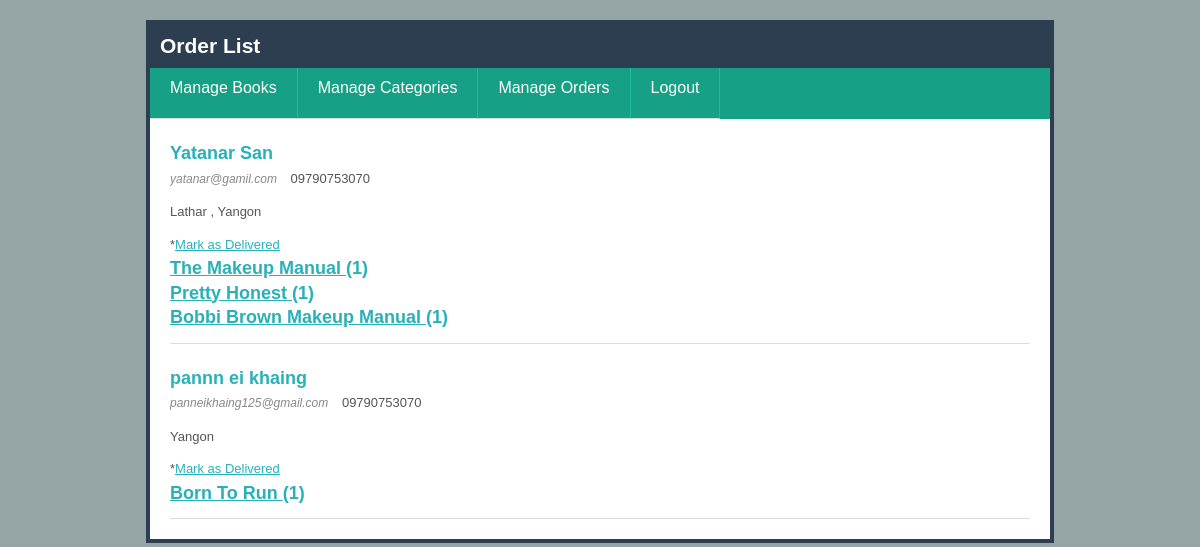
The page /admin/orders.php on the database its author committed.
### tables this page shows
CREATE TABLE `orders` (
  `id` int(11) NOT NULL,
  `name` varchar(225) NOT NULL,
  `email` varchar(225) NOT NULL,
  `phone` varchar(225) NOT NULL,
  `address` text NOT NULL,
  `status` int(11) NOT NULL,
  `created_date` datetime NOT NULL,
  `modified_date` datetime NOT NULL
);

CREATE TABLE `order_items` (
  `id` int(11) NOT NULL,
  `book_id` int(11) NOT NULL,
  `order_id` int(11) NOT NULL,
  `qty` int(11) NOT NULL
);

CREATE TABLE `books` (
  `id` int(11) NOT NULL,
  `title` varchar(225) NOT NULL,
  `author` varchar(225) NOT NULL,
  `summary` text NOT NULL,
  `price` float NOT NULL,
  `category_id` int(11) NOT NULL,
  `cover` varchar(225) NOT NULL,
  `created_date` datetime NOT NULL,
  `modified_date` datetime NOT NULL
);

### admin/orders.php (the view, shortened to what this page needs)
<!DOCTYPE html>
<html>
<head>
	<link rel="stylesheet" type="text/css" href="css/style.css">
</head>
<body>
	<h1>Order List</h1>
	<ul class="menu">
		<li><a href="book_list.php">Manage Books</a></li>
		<li><a href="cat_list.php">Manage Categories</a></li>
		<li><a href="orders.php">Manage Orders</a></li>
		<li><a href="logout.php">Logout</a></li>
	</ul>
	<?php
		include("confs/config.php");
		$orders=mysqli_query($conn,"SELECT * FROM orders");
	?>
	<ul class="orders">
		<?php while($order=mysqli_fetch_assoc($orders)): ?>
			<?php if ($order['status']): ?>
			<li class="delivered">
				<?php else: ?>
				<li>
			<?php endif; ?>
					<div class="order">
						<b><?php echo $order['name'] ?></b>
						<i><?php echo $order['email'] ?></i>
						<span>
								<?php echo $order['phone'] ?>
						</span>
						<p><?php echo $order['address'] ?></p>
						<?php if($order['status']):?>
							*<a href="order_status.php ?id=<?php echo $order['id'] ?> & status=0">Undo</a>
							<?php else:?>
								*<a href="order_status.php?id=<?php echo $order['id']?> & status=1 ">Mark as Delivered</a>
							<?php endif; ?>
					</div>
					<div class="item">
						<?php
							$order_id=$order['id'];
							$items=mysqli_query($conn,"SELECT order_items.*,books.title FROM order_items LEFT JOIN books ON order_items.book_id=books.id WHERE order_items.order_id=$order_id");
							while($item=mysqli_fetch_assoc($items)):
						?>
						<b>
							<a href="../order_book_detail.php?id=<?php echo $item['book_id'] ?>">
								<?php echo $item['title'] ?>
							</a>
								(<?php echo $item['qty'] ?>)
						</b>
							<?php endwhile;?>
					</div>
				</li>
		<?php endwhile;?>
	</ul>
</body>
</html>

### admin/css/style.css (style rules this page uses)
html { background: #95A5A6; }
body { font-family: Arial,Helvetica,sans-serif; width: 900px; background: #fff; border: 4px solid #2C3E50; margin: 20px auto; }
h1 { padding: 10px; font-size: 21px; background:#2C3E50; margin: 0; color: #fff; }
ul { list-style: none; margin: 20px; padding: 0; }
ul li { overflow: hidden; border-bottom: 1px solid #ddd; padding-bottom: 10px; margin-bottom: 20px; }
li b { display: block; font-size: 18px; margin-bottom: 5px; color: #29B0B9; }
li i,li small { color: #888; font-size: 12px; margin-right: 10px; }
li div { margin: 5px 0; font-size: 13px; line-height: 1.5em; color: #555; }
li a { color: #29B0B9; }
ul.menu { list-style: none; margin: 0; padding:0; overflow: hidden; background: #16A085; }
ul.menu li { float: left; border-right: 1px solid #1ABC9C; margin-bottom: 0; }
ul.menu a { display: block; padding: 10px 20px; text-decoration: none; color: #fff; line-height: 20px; }

### rows shown on the page
orders: name "Yatanar San", email "yatanar@gamil.com", phone "09790753070", address "Lathar , Yangon"
order_items: book.title "The Makeup Manual", qty "1"
order_items: book.title "Pretty Honest", qty "1"
order_items: book.title "Bobbi Brown Makeup Manual", qty "1"
orders: name "pannn ei khaing", email "panneikhaing125@gmail.com", phone "09790753070", address "Yangon"
order_items: book.title "Born To Run", qty "1"
